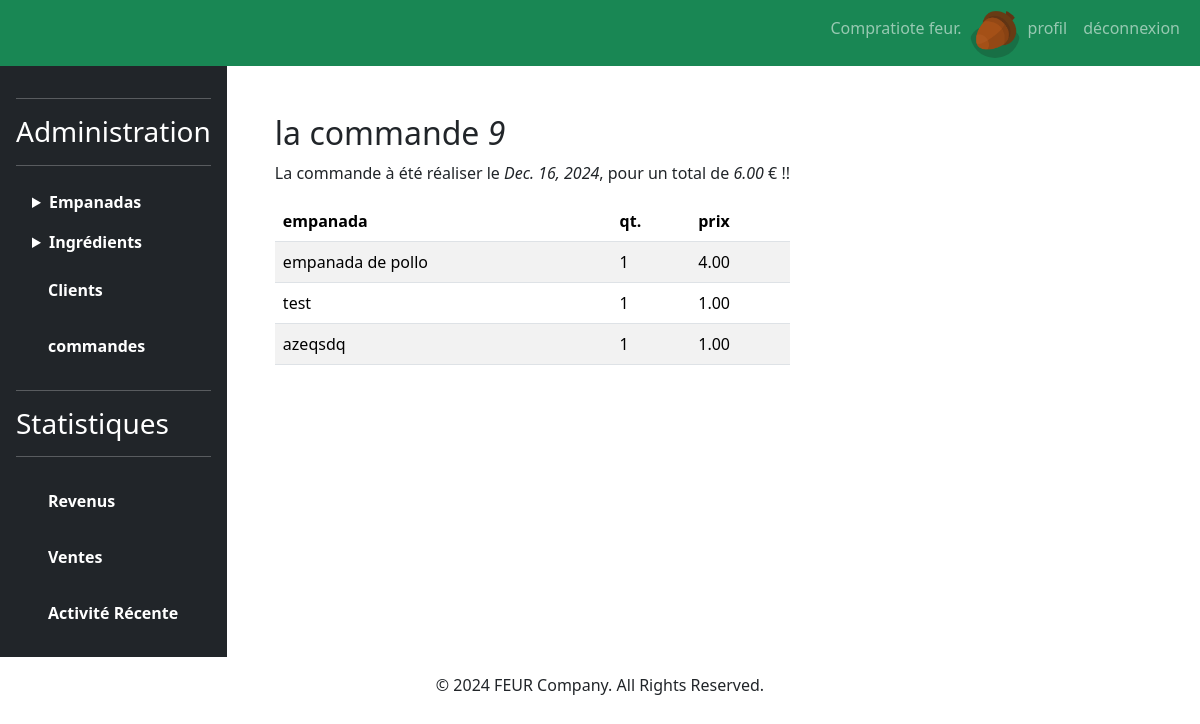
Screenshot of /stats/commandes/9 (signed in) with the database file from the repository.
### comptes/models.py (models this page shows)
class TiendaUser(User):
    image = models.ImageField(default='imagesUsers/default.png', upload_to='imagesUsers/')

### paniers/models.py (models this page shows, shortened)
class Commande(models.Model):
    idCommande = models.AutoField( primary_key = True )
    dateCommande = models.DateField(default=date.today)
    payee = models.BooleanField(default=False)
    prix = models.DecimalField( max_digits = 6, decimal_places = 2 )
    user = models.ForeignKey( TiendaUser, on_delete = models.CASCADE )

class LigneCommande(models.Model):
    idLigneCommande = models.AutoField( primary_key = True )
    quantite = models.IntegerField()
    prix = models.DecimalField( max_digits = 6, decimal_places = 2 )
    commande = models.ForeignKey( Commande, on_delete = models.CASCADE )
    empanada = models.ForeignKey( Empanada, on_delete = models.CASCADE )

### empanadas/models.py (models this page shows, shortened)
class Empanada(models.Model):
    idEmpanada = models.AutoField( primary_key = True )
    nomEmpanada = models.CharField( max_length = 50 )
    prix = models.DecimalField( max_digits = 6, decimal_places = 2 )
    image = models.ImageField(default="imagesEmpanadas/default.png", upload_to='imagesEmpanadas/')

### stats/views.py (the view)
# urls.py: path('commandes/<int:commande_id>', views.commande),
def commande(request, commande_id):
    if not request.user.is_authenticated:
        return redirect ('/login')
    if not request.user.is_staff:
        return redirect ('/empanadas')
    commande = Commande.objects.get(idCommande=commande_id)
    lignes = []
    lignes = LigneCommande.objects.filter(commande=commande)
    return render(
        request,
        'stats/commande.html',
        {
            'lignes' : lignes,
            'commande' : commande,
            'user' : TiendaUser.objects.get(id=request.user.id),
        }
    )

### stats/templates/stats/commande.html (shortened to what this page needs)
{% extends 'empanadas/base.html' %}
{% block main %}
<h2> la commande <i classs="fs-italic">{{commande.idCommande}}</i> </h2>
<p>
	La commande à été réaliser le <i classs="fs-italic">{{commande.dateCommande}}</i>, pour un total de <i classs="fs-italic">{{commande.prix}}</i> € !!
</p>
{% if lignes|length > 0 %}
	<table class="table table-striped">
		<thead>
			<tr>
				<th scope="col"> empanada </th>
				<th scope="col"> qt. </th>
				<th scope="col"> prix </th>
			</tr>
		</thead>
		<tbody>
			{% for ligne in lignes %}
			<tr>
				<td scope="row">
					{{ligne.empanada.nomEmpanada}}
				</td>
				<td scope="row">
					{{ligne.quantite}}
				</td>
				<td scope="row">
					{{ligne.prix}}
				</td>
			</tr>
			{% endfor %}
		</tbody>
	</table>
{% else %}
	<h2> Bizzare une commandes sans lignes ... </h2>
{% endif %}
{% endblock %}

### comptes/templates/comptes/menuStaff.html (shortened to what this page needs)
{% load static %}
<nav class="navbar navbar-expand-lg navbar-dark bg-success">
	<div class="container-fluid">
		<div id="navbarText" class="collapse navbar-collapse">
			<ul class="navbar-nav">
				<li class="nav-item d-flex flex-row">
					<span class="nav-link">
						Compratiote {{user}}.
					</span>
					<img src="{{MEDIA_URL}}{{user.image}}" class="rounded-circle" alt="logo"/>
				</li>
				<li class="nav-item">
					<a class="nav-link" href="/user/update/">
						profil
					</a>
				</li>
				<li class="nav-item">
					<a class="nav-link" href="/logout">
						déconnexion
					</a>
				</li>
			</ul>
		</div>
	</div>
</nav>

### empanadas/static/empanadas/css/style.css (style rules this page uses)
body { overflow-x: hidden; }
img[alt="logo"] { width: 50px; }

### rows the page displays
TiendaUser: username "feur", image (picture)
Commande: idCommande "9", dateCommande "Dec. 16, 2024", prix "6.00"
LigneCommande: empanada.nomEmpanada "empanada de pollo", quantite "1", prix "4.00"
LigneCommande: empanada.nomEmpanada "test", quantite "1", prix "1.00"
LigneCommande: empanada.nomEmpanada "azeqsdq", quantite "1", prix "1.00"
